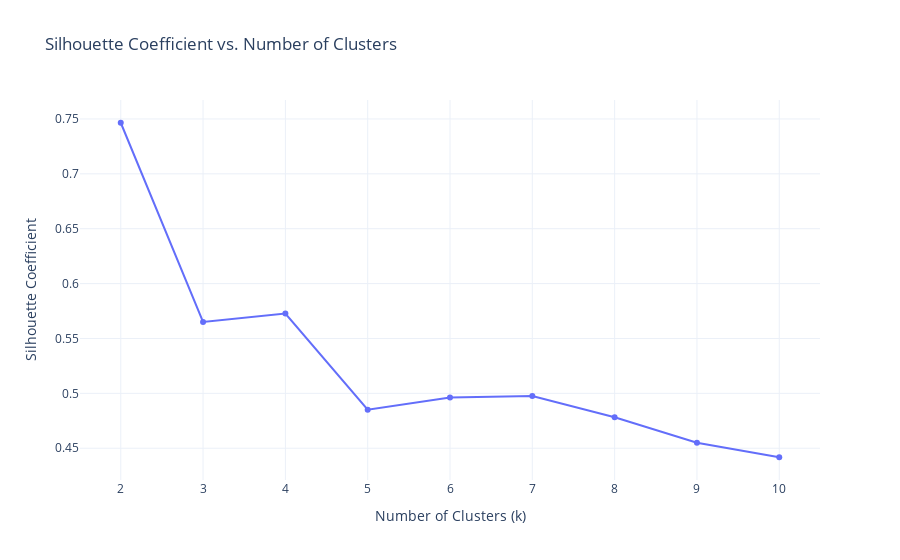

Notebook source saved alongside this figure:
### Code cell
viz.silhouette_plot(df_model)

### Figure 1 — Plotly figure (JSON) as saved in the notebook; plotly's stock layout.template omitted (floating-point values rounded to 4 significant figures)
{"data": [{"mode": "lines+markers", "type": "scatter", "x": [2, 3, 4, 5, 6, 7, 8, 9, 10], "y": [0.7465, 0.5651, 0.5727, 0.4851, 0.4963, 0.4975, 0.4782, 0.455, 0.4418]}], "layout": {"showlegend": false, "title": {"text": "Silhouette Coefficient vs. Number of Clusters"}, "xaxis": {"title": {"text": "Number of Clusters (k)"}}, "yaxis": {"title": {"text": "Silhouette Coefficient"}}}}
